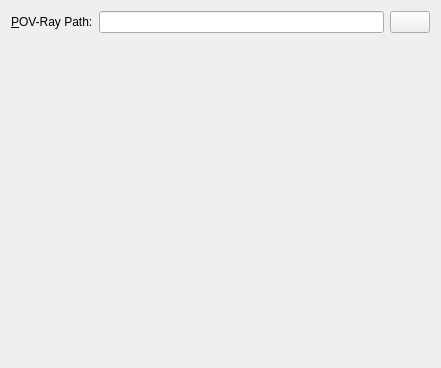
<ui version="4.0" >
 <class>ConfigRenderForm</class>
 <widget class="QWidget" name="ConfigRenderForm" >
  <property name="geometry" >
   <rect>
    <x>0</x>
    <y>0</y>
    <width>441</width>
    <height>368</height>
   </rect>
  </property>
  <layout class="QVBoxLayout" name="verticalLayout" >
   <item>
    <layout class="QHBoxLayout" name="horizontalLayout" >
     <item>
      <widget class="QLabel" name="label" >
       <property name="text" >
        <string>&amp;POV-Ray Path:</string>
       </property>
       <property name="buddy" >
        <cstring>povRayPath</cstring>
       </property>
      </widget>
     </item>
     <item>
      <widget class="KLineEdit" name="povRayPath" >
       <property name="showClearButton" stdset="0" >
        <bool>true</bool>
       </property>
      </widget>
     </item>
     <item>
      <widget class="KIconButton" name="kiconbutton" >
       <property name="icon" >
        <string>document-open-folder</string>
       </property>
       <property name="iconSize" >
        <number>16</number>
       </property>
      </widget>
     </item>
    </layout>
   </item>
   <item>
    <spacer name="verticalSpacer" >
     <property name="orientation" >
      <enum>Qt::Vertical</enum>
     </property>
     <property name="sizeHint" stdset="0" >
      <size>
       <width>20</width>
       <height>320</height>
      </size>
     </property>
    </spacer>
   </item>
  </layout>
 </widget>
 <customwidgets>
  <customwidget>
   <class>KIconButton</class>
   <extends>QPushButton</extends>
   <header>kicondialog.h</header>
  </customwidget>
  <customwidget>
   <class>KLineEdit</class>
   <extends>QLineEdit</extends>
   <header>klineedit.h</header>
  </customwidget>
 </customwidgets>
 <resources/>
 <connections/>
</ui>
